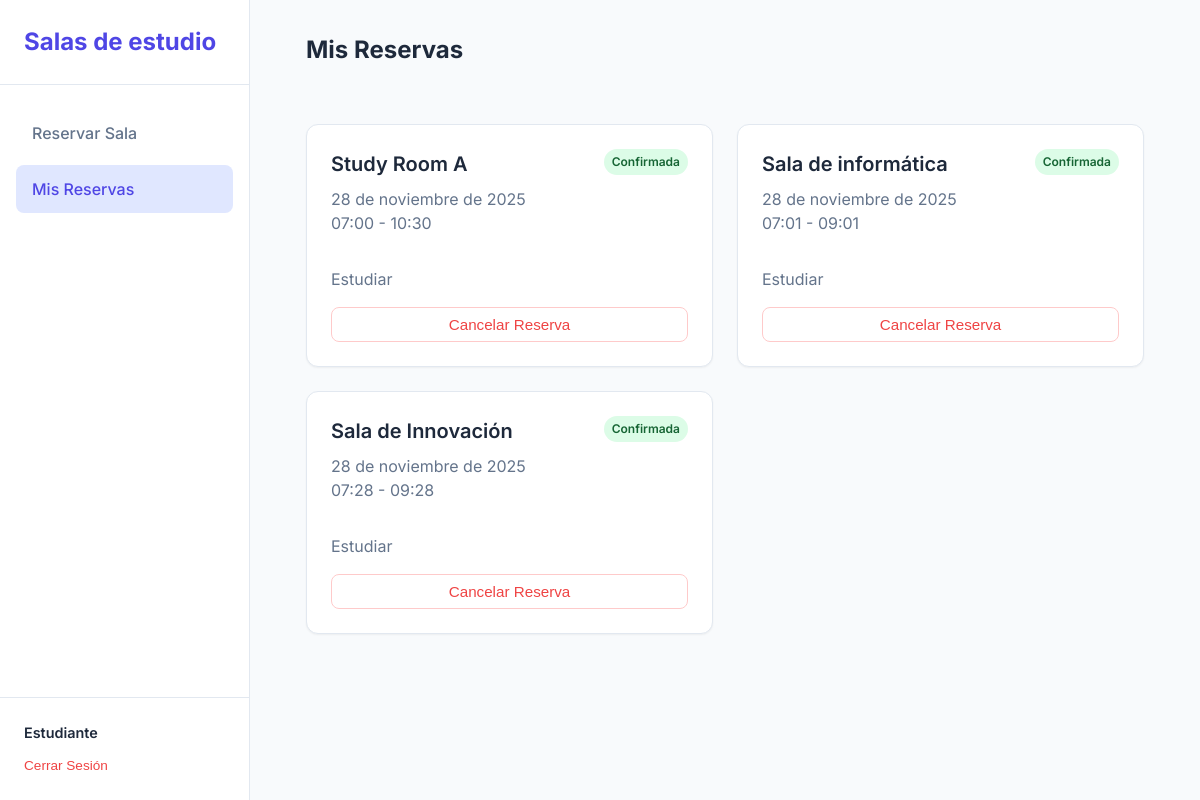
The page /mis-reservas/ (signed in) on the database its author committed.
### reservations/models.py (models this page shows, shortened)
class User(AbstractUser):
    email = models.EmailField(_('dirección de correo'), unique=True, validators=[validate_institutional_email])
    USERNAME_FIELD = 'email'
    REQUIRED_FIELDS = ['username']
    @property
    def role_name(self):
        if self.is_staff:
            return "Administrador"
        if self.groups.filter(name='Profesor').exists():
            return "Profesor"
        return "Estudiante"

class Reservation(models.Model):
    user = models.ForeignKey(settings.AUTH_USER_MODEL, on_delete=models.CASCADE, verbose_name="Usuario")
    room = models.ForeignKey(Room, on_delete=models.CASCADE, verbose_name="Sala") # Delete reservations if room is deleted
    date = models.DateField(verbose_name="Fecha")
    start_time = models.TimeField(verbose_name="Hora Inicio")
    end_time = models.TimeField(verbose_name="Hora Fin")
    reason = models.TextField(verbose_name="Motivo")
    created_at = models.DateTimeField(auto_now_add=True)

class Room(models.Model):
    name = models.CharField(max_length=100, verbose_name="Nombre")
    capacity = models.PositiveIntegerField(verbose_name="Capacidad")
    location = models.CharField(max_length=100, verbose_name="Ubicación")
    equipment = models.TextField(help_text="Lista de equipamiento separado por comas", verbose_name="Equipamiento")
    image = models.ImageField(upload_to='rooms/', blank=True, null=True, verbose_name="Imagen de la Sala")

### reservations/views.py (the view)
# urls.py: path('mis-reservas/', views.MyReservationsView.as_view(), name='my_reservations'),
class MyReservationsView(LoginRequiredMixin, ListView):
    model = Reservation
    template_name = 'reservations/my_reservations.html'
    context_object_name = 'my_reservations'
    def get_queryset(self):
        return Reservation.objects.filter(user=self.request.user, date__gte=timezone.now().date())

### reservations/templates/reservations/my_reservations.html (shortened to what this page needs)
{% extends 'reservations/base.html' %}
{% block content %}
<div class="page-header">
    <h1 class="section-title">Mis Reservas</h1>
</div>
<div class="grid">
    {% for res in my_reservations %}
    <div class="card">
        <div class="card-body">
            <div style="display: flex; justify-content: space-between; align-items: start;">
                <div>
                    <h3 class="card-title">{{ res.room.name }}</h3>
                    <p class="card-text">
                        {{ res.date }}<br>
                        {{ res.start_time }} - {{ res.end_time }}
                    </p>
                </div>
                <span class="badge" style="background-color: #dcfce7; color: #166534;">Confirmada</span>
            </div>
            <p class="card-text" style="margin-top: 1rem;">{{ res.reason }}</p>
            <form action="{% url 'reservation_cancel' res.pk %}" method="get" style="margin-top: 1rem;">
                <button type="submit" class="btn btn-secondary"
                    style="width: 100%; color: var(--error-color); border-color: #fecaca;">Cancelar Reserva</button>
            </form>
        </div>
    </div>
    {% endfor %}
</div>
{% endblock %}

### reservations/templates/reservations/base.html (shortened to what this page needs)
{% load static %}
<!DOCTYPE html>
<html lang="es">
<head>
    <link rel="stylesheet" href="{% static 'css/style.css' %}">
</head>
<body>
    <div class="layout-container">
        {% if user.is_authenticated %}
        <aside class="sidebar">
            <div class="sidebar-header">
                <a href="{% url 'home' %}" class="logo">Salas de estudio</a>
            </div>
            <nav class="sidebar-nav">
                {% if not user.is_staff %}
                <a href="{% url 'home' %}"
                    class="nav-item {% if request.resolver_match.url_name == 'home' %}active{% endif %}">
                    Reservar Sala
                </a>
                <a href="{% url 'my_reservations' %}"
                    class="nav-item {% if request.resolver_match.url_name == 'my_reservations' %}active{% endif %}">
                    Mis Reservas
                </a>
                {% endif %}
            </nav>
            <div class="sidebar-footer">
                <div class="user-info">
                    <span class="user-name">{{ user.role_name }}</span>
                    <form action="{% url 'logout' %}" method="post">
                        <button type="submit" class="btn-logout">Cerrar Sesión</button>
                    </form>
                </div>
            </div>
        </aside>
        {% endif %}
        <main class="main-content {% if not user.is_authenticated %}full-width{% endif %}">
            <div class="container">
                {% block content %}
                {% endblock %}
            </div>
        </main>
    </div>
</body>
</html>

### reservations/static/css/style.css (style rules this page uses)
:root { --primary-color: #4f46e5; --primary-hover: #4338ca; --secondary-color: #64748b; --background-color: #f8fafc; --surface-color: #ffffff; --text-main: #1e293b; --text-muted: #64748b; --border-color: #e2e8f0; --error-color: #ef4444; --success-color: #22c55e; --sidebar-width: 250px; --shadow-sm: 0 1px 2px 0 rgb(0 0 0 / 0.05); --shadow-md: 0 4px 6px -1px rgb(0 0 0 / 0.1), 0 2px 4px -2px rgb(0 0 0 / 0.1); --radius-md: 0.5rem; --radius-lg: 0.75rem; }
* { box-sizing: border-box; margin: 0; padding: 0; }
body { font-family: 'Inter', sans-serif; background-color: var(--background-color); color: var(--text-main); line-height: 1.5; min-height: 100vh; }
.layout-container { display: flex; min-height: 100vh; }
.sidebar { width: var(--sidebar-width); background-color: var(--surface-color); border-right: 1px solid var(--border-color); display: flex; flex-direction: column; position: fixed; height: 100vh; left: 0; top: 0; }
.main-content { flex: 1; margin-left: var(--sidebar-width); padding: 2rem; background-color: var(--background-color); min-height: 100vh; }
.sidebar-header { padding: 1.5rem; border-bottom: 1px solid var(--border-color); }
.sidebar-nav { flex: 1; padding: 1.5rem 1rem; display: flex; flex-direction: column; gap: 0.5rem; }
.nav-item { display: block; padding: 0.75rem 1rem; color: var(--text-muted); text-decoration: none; border-radius: var(--radius-md); font-weight: 500; transition: all 0.2s; }
.nav-item:hover, .nav-item.active { background-color: #e0e7ff; color: var(--primary-color); }
.sidebar-footer { padding: 1.5rem; border-top: 1px solid var(--border-color); }
.user-info { display: flex; flex-direction: column; gap: 0.5rem; }
.user-name { font-weight: 600; font-size: 0.9rem; }
.btn-logout { background: none; border: none; color: var(--error-color); cursor: pointer; font-size: 0.85rem; padding: 0; text-align: left; }
.logo { font-size: 1.5rem; font-weight: 700; color: var(--primary-color); text-decoration: none; }
.container { max-width: 1200px; margin: 0 auto; padding: 0 1.5rem; }
.btn { display: inline-flex; align-items: center; justify-content: center; padding: 0.5rem 1rem; border-radius: var(--radius-md); font-weight: 500; text-decoration: none; cursor: pointer; transition: all 0.2s; border: none; font-size: 0.95rem; }
.btn-secondary { background-color: white; border: 1px solid var(--border-color); color: var(--text-main); }
.card { background-color: var(--surface-color); border-radius: var(--radius-lg); box-shadow: var(--shadow-sm); border: 1px solid var(--border-color); overflow: hidden; transition: transform 0.2s, box-shadow 0.2s; }
.card-body { padding: 1.5rem; }
.card-title { font-size: 1.25rem; font-weight: 600; margin-bottom: 0.5rem; }
.card-text { color: var(--text-muted); margin-bottom: 1rem; }
.grid { display: grid; grid-template-columns: repeat(auto-fill, minmax(300px, 1fr)); gap: 1.5rem; }
.badge { display: inline-block; padding: 0.25rem 0.5rem; border-radius: 9999px; font-size: 0.75rem; font-weight: 600; }
.page-header { display: flex; justify-content: space-between; align-items: center; margin-bottom: 2rem; }
.section-title { font-size: 1.5rem; font-weight: 700; color: var(--text-main); margin-bottom: 1.5rem; }

### rows shown on the page
User: role_name "Estudiante"
Reservation: room.name "Study Room A", date "28 de noviembre de 2025", start_time "07:00", end_time "10:30", reason "Estudiar"
Reservation: room.name "Sala de informática", date "28 de noviembre de 2025", start_time "07:01", end_time "09:01", reason "Estudiar"
Reservation: room.name "Sala de Innovación", date "28 de noviembre de 2025", start_time "07:28", end_time "09:28", reason "Estudiar"
